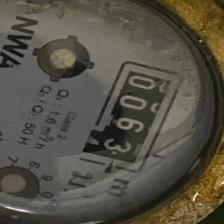
#> input picture dataset/cnn_test/water/water150_jpeg.rf.a954bf69e2e08c5c1fca6a33c776b325.jpg, 224 x 224 px, found by its file name
$ python preprocess_cnn.py
#> lines starting #> are read from the running program, lines starting #| are printed output that depends on the picture
import os
import cv2
import numpy as np

def preprocess_image_for_cnn(image_path, img_size=224):
    """
    Preprocess an image for CNN classification:
    - Convert to grayscale (if needed)
    - Resize to a fixed size (224x224)
    - Normalize pixel values (0-255 → 0-1)
    """
#> called with img_size = 224
    image = cv2.imread(image_path)  # Read the image
#> image is the input picture: shape (224, 224, 3); mean B, G, R 69.6, 81.3, 85
    if image is None:
        print(f"❌ Skipping invalid image: {image_path}")
        return None

    # Convert to grayscale (if needed)
    if len(image.shape) == 3:  # If RGB, convert to grayscale
        image = cv2.cvtColor(image, cv2.COLOR_BGR2GRAY)
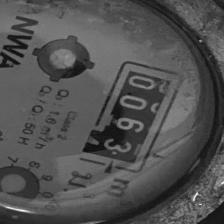
#> image: shape (224, 224); min 8, max 246, mean 81.1

    # Resize to ensure uniform input size
    image = cv2.resize(image, (img_size, img_size))

    # Normalize pixel values to range [0,1]
    image = np.expand_dims(image, axis=-1)  # Ensure shape (224, 224, 1)
    image = image.astype(np.float32) / 255.0
#> image: shape (224, 224, 1) float32

    return image

def process_all_folders(base_folder, output_base="preprocessed_cnn"):
    """ Processes all images in 'cnn_train', 'cnn_valid', and 'cnn_test' datasets. """
    os.makedirs(output_base, exist_ok=True)

    for dataset_type in ["cnn_train", "cnn_valid", "cnn_test"]:  # Process all datasets
        dataset_path = os.path.join(base_folder, dataset_type)
        output_dataset_path = os.path.join(output_base, dataset_type)
        os.makedirs(output_dataset_path, exist_ok=True)

        for category in ["water", "electricity"]:  # Process both categories
            category_path = os.path.join(dataset_path, category)
            output_category_path = os.path.join(output_dataset_path, category)
            os.makedirs(output_category_path, exist_ok=True)

            for filename in os.listdir(category_path):
                if filename.lower().endswith(('.jpg', '.jpeg', '.png')):
                    image_path = os.path.join(category_path, filename)
                    cnn_image = preprocess_image_for_cnn(image_path)

                    if cnn_image is not None:
                        save_path = os.path.join(output_category_path, filename)

                        # Convert back to uint8 before saving
                        processed_image = (cnn_image * 255).astype(np.uint8)
                        cv2.imwrite(save_path, processed_image)

                        print(f"✅ Processed and saved: {save_path}")

if __name__ == "__main__":
    dataset_folder = "dataset"  # Adjust path if needed
    process_all_folders(dataset_folder)
